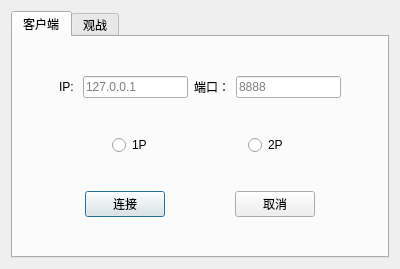
<?xml version="1.0" encoding="UTF-8"?>
<ui version="4.0">
 <class>NetConnectDialog</class>
 <widget class="QDialog" name="NetConnectDialog">
  <property name="geometry">
   <rect>
    <x>0</x>
    <y>0</y>
    <width>400</width>
    <height>269</height>
   </rect>
  </property>
  <property name="windowTitle">
   <string>Dialog</string>
  </property>
  <layout class="QVBoxLayout" name="verticalLayout">
   <item>
    <widget class="QTabWidget" name="tabWidget">
     <property name="currentIndex">
      <number>0</number>
     </property>
     <property name="usesScrollButtons">
      <bool>true</bool>
     </property>
     <widget class="QWidget" name="client">
      <attribute name="title">
       <string>客户端</string>
      </attribute>
      <layout class="QVBoxLayout" name="verticalLayout_2">
       <item>
        <layout class="QFormLayout" name="formLayout">
         <item row="0" column="1">
          <spacer name="verticalSpacer">
           <property name="orientation">
            <enum>Qt::Vertical</enum>
           </property>
           <property name="sizeHint" stdset="0">
            <size>
             <width>98</width>
             <height>20</height>
            </size>
           </property>
          </spacer>
         </item>
         <item row="1" column="0" colspan="2">
          <layout class="QHBoxLayout" name="horizontalLayout_3">
           <item>
            <spacer name="horizontalSpacer_6">
             <property name="orientation">
              <enum>Qt::Horizontal</enum>
             </property>
             <property name="sizeHint" stdset="0">
              <size>
               <width>40</width>
               <height>20</height>
              </size>
             </property>
            </spacer>
           </item>
           <item>
            <widget class="QLabel" name="ip">
             <property name="text">
              <string>IP: </string>
             </property>
            </widget>
           </item>
           <item>
            <widget class="QLineEdit" name="clientIP">
             <property name="placeholderText">
              <string>127.0.0.1</string>
             </property>
            </widget>
           </item>
           <item>
            <widget class="QLabel" name="port">
             <property name="text">
              <string>端口：</string>
             </property>
            </widget>
           </item>
           <item>
            <widget class="QLineEdit" name="clientPort">
             <property name="placeholderText">
              <string>8888</string>
             </property>
            </widget>
           </item>
           <item>
            <spacer name="horizontalSpacer_7">
             <property name="orientation">
              <enum>Qt::Horizontal</enum>
             </property>
             <property name="sizeHint" stdset="0">
              <size>
               <width>40</width>
               <height>20</height>
              </size>
             </property>
            </spacer>
           </item>
          </layout>
         </item>
         <item row="5" column="0" colspan="2">
          <layout class="QHBoxLayout" name="horizontalLayout_4">
           <item>
            <spacer name="horizontalSpacer_8">
             <property name="orientation">
              <enum>Qt::Horizontal</enum>
             </property>
             <property name="sizeHint" stdset="0">
              <size>
               <width>40</width>
               <height>20</height>
              </size>
             </property>
            </spacer>
           </item>
           <item>
            <widget class="QPushButton" name="clientConnect">
             <property name="text">
              <string>连接</string>
             </property>
            </widget>
           </item>
           <item>
            <spacer name="horizontalSpacer_9">
             <property name="orientation">
              <enum>Qt::Horizontal</enum>
             </property>
             <property name="sizeHint" stdset="0">
              <size>
               <width>40</width>
               <height>20</height>
              </size>
             </property>
            </spacer>
           </item>
           <item>
            <widget class="QPushButton" name="clientCancel">
             <property name="text">
              <string>取消</string>
             </property>
            </widget>
           </item>
           <item>
            <spacer name="horizontalSpacer_10">
             <property name="orientation">
              <enum>Qt::Horizontal</enum>
             </property>
             <property name="sizeHint" stdset="0">
              <size>
               <width>40</width>
               <height>20</height>
              </size>
             </property>
            </spacer>
           </item>
          </layout>
         </item>
         <item row="6" column="1">
          <spacer name="verticalSpacer_6">
           <property name="orientation">
            <enum>Qt::Vertical</enum>
           </property>
           <property name="sizeHint" stdset="0">
            <size>
             <width>17</width>
             <height>20</height>
            </size>
           </property>
          </spacer>
         </item>
         <item row="2" column="0" colspan="2">
          <spacer name="verticalSpacer_3">
           <property name="orientation">
            <enum>Qt::Vertical</enum>
           </property>
           <property name="sizeHint" stdset="0">
            <size>
             <width>20</width>
             <height>20</height>
            </size>
           </property>
          </spacer>
         </item>
         <item row="4" column="0" colspan="2">
          <spacer name="verticalSpacer_2">
           <property name="orientation">
            <enum>Qt::Vertical</enum>
           </property>
           <property name="sizeHint" stdset="0">
            <size>
             <width>20</width>
             <height>20</height>
            </size>
           </property>
          </spacer>
         </item>
         <item row="3" column="0" colspan="2">
          <layout class="QHBoxLayout" name="horizontalLayout">
           <item>
            <spacer name="horizontalSpacer_3">
             <property name="orientation">
              <enum>Qt::Horizontal</enum>
             </property>
             <property name="sizeHint" stdset="0">
              <size>
               <width>40</width>
               <height>20</height>
              </size>
             </property>
            </spacer>
           </item>
           <item>
            <widget class="QRadioButton" name="radioButton1P">
             <property name="text">
              <string>1P</string>
             </property>
            </widget>
           </item>
           <item>
            <spacer name="horizontalSpacer">
             <property name="orientation">
              <enum>Qt::Horizontal</enum>
             </property>
             <property name="sizeHint" stdset="0">
              <size>
               <width>40</width>
               <height>20</height>
              </size>
             </property>
            </spacer>
           </item>
           <item>
            <widget class="QRadioButton" name="radioButton2P">
             <property name="text">
              <string>2P</string>
             </property>
            </widget>
           </item>
           <item>
            <spacer name="horizontalSpacer_2">
             <property name="orientation">
              <enum>Qt::Horizontal</enum>
             </property>
             <property name="sizeHint" stdset="0">
              <size>
               <width>40</width>
               <height>20</height>
              </size>
             </property>
            </spacer>
           </item>
          </layout>
         </item>
        </layout>
       </item>
      </layout>
     </widget>
     <widget class="QWidget" name="tab">
      <attribute name="title">
       <string>观战</string>
      </attribute>
     </widget>
    </widget>
   </item>
  </layout>
 </widget>
 <resources/>
 <connections/>
</ui>
